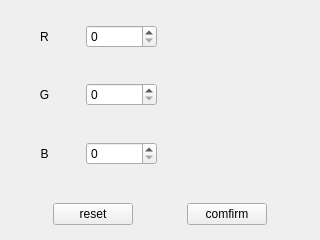
<?xml version="1.0" encoding="UTF-8"?>
<ui version="4.0">
 <class>TriangleColorDialog</class>
 <widget class="QDialog" name="TriangleColorDialog">
  <property name="geometry">
   <rect>
    <x>0</x>
    <y>0</y>
    <width>320</width>
    <height>240</height>
   </rect>
  </property>
  <property name="windowTitle">
   <string>Dialog</string>
  </property>
  <layout class="QVBoxLayout" name="verticalLayout">
   <property name="spacing">
    <number>10</number>
   </property>
   <property name="leftMargin">
    <number>0</number>
   </property>
   <property name="topMargin">
    <number>0</number>
   </property>
   <property name="rightMargin">
    <number>0</number>
   </property>
   <property name="bottomMargin">
    <number>15</number>
   </property>
   <item>
    <widget class="QWidget" name="paramWidget" native="true">
     <layout class="QGridLayout" name="gridLayout">
      <item row="2" column="1">
       <widget class="QSpinBox" name="spinBoxB">
        <property name="maximum">
         <number>255</number>
        </property>
       </widget>
      </item>
      <item row="1" column="1">
       <widget class="QSpinBox" name="spinBoxG">
        <property name="maximum">
         <number>255</number>
        </property>
       </widget>
      </item>
      <item row="0" column="1">
       <widget class="QSpinBox" name="spinBoxR">
        <property name="maximum">
         <number>255</number>
        </property>
       </widget>
      </item>
      <item row="1" column="2">
       <spacer name="horizontalSpacer">
        <property name="orientation">
         <enum>Qt::Orientation::Horizontal</enum>
        </property>
        <property name="sizeType">
         <enum>QSizePolicy::Policy::Fixed</enum>
        </property>
        <property name="sizeHint" stdset="0">
         <size>
          <width>37</width>
          <height>17</height>
         </size>
        </property>
       </spacer>
      </item>
      <item row="1" column="0">
       <widget class="QLabel" name="label_spinBoxG">
        <property name="text">
         <string>G</string>
        </property>
        <property name="alignment">
         <set>Qt::AlignmentFlag::AlignCenter</set>
        </property>
       </widget>
      </item>
      <item row="0" column="0">
       <widget class="QLabel" name="label_spinBoxR">
        <property name="text">
         <string>R</string>
        </property>
        <property name="alignment">
         <set>Qt::AlignmentFlag::AlignCenter</set>
        </property>
       </widget>
      </item>
      <item row="1" column="4">
       <spacer name="horizontalSpacer_2">
        <property name="orientation">
         <enum>Qt::Orientation::Horizontal</enum>
        </property>
        <property name="sizeType">
         <enum>QSizePolicy::Policy::Fixed</enum>
        </property>
        <property name="sizeHint" stdset="0">
         <size>
          <width>40</width>
          <height>20</height>
         </size>
        </property>
       </spacer>
      </item>
      <item row="2" column="0">
       <widget class="QLabel" name="label_spinBoxB">
        <property name="text">
         <string>B</string>
        </property>
        <property name="alignment">
         <set>Qt::AlignmentFlag::AlignCenter</set>
        </property>
       </widget>
      </item>
      <item row="1" column="3">
       <widget class="QLabel" name="colorPreviewLabel">
        <property name="sizePolicy">
         <sizepolicy hsizetype="Preferred" vsizetype="Preferred">
          <horstretch>0</horstretch>
          <verstretch>0</verstretch>
         </sizepolicy>
        </property>
        <property name="minimumSize">
         <size>
          <width>50</width>
          <height>50</height>
         </size>
        </property>
        <property name="text">
         <string/>
        </property>
       </widget>
      </item>
     </layout>
    </widget>
   </item>
   <item>
    <widget class="QWidget" name="ButtonWidget" native="true">
     <property name="sizePolicy">
      <sizepolicy hsizetype="Preferred" vsizetype="Fixed">
       <horstretch>0</horstretch>
       <verstretch>0</verstretch>
      </sizepolicy>
     </property>
     <layout class="QHBoxLayout" name="horizontalLayout">
      <property name="spacing">
       <number>0</number>
      </property>
      <property name="leftMargin">
       <number>0</number>
      </property>
      <property name="topMargin">
       <number>0</number>
      </property>
      <property name="rightMargin">
       <number>0</number>
      </property>
      <property name="bottomMargin">
       <number>0</number>
      </property>
      <item>
       <spacer name="spacer2_hor">
        <property name="orientation">
         <enum>Qt::Orientation::Horizontal</enum>
        </property>
        <property name="sizeHint" stdset="0">
         <size>
          <width>40</width>
          <height>20</height>
         </size>
        </property>
       </spacer>
      </item>
      <item>
       <widget class="QPushButton" name="resetButton">
        <property name="text">
         <string>reset</string>
        </property>
        <property name="autoDefault">
         <bool>false</bool>
        </property>
       </widget>
      </item>
      <item>
       <spacer name="spacer1_hor">
        <property name="orientation">
         <enum>Qt::Orientation::Horizontal</enum>
        </property>
        <property name="sizeHint" stdset="0">
         <size>
          <width>40</width>
          <height>20</height>
         </size>
        </property>
       </spacer>
      </item>
      <item>
       <widget class="QPushButton" name="confirmButton">
        <property name="text">
         <string>comfirm</string>
        </property>
        <property name="autoDefault">
         <bool>false</bool>
        </property>
       </widget>
      </item>
      <item>
       <spacer name="spacer3_hor">
        <property name="orientation">
         <enum>Qt::Orientation::Horizontal</enum>
        </property>
        <property name="sizeHint" stdset="0">
         <size>
          <width>40</width>
          <height>20</height>
         </size>
        </property>
       </spacer>
      </item>
     </layout>
    </widget>
   </item>
  </layout>
 </widget>
 <resources/>
 <connections/>
</ui>
